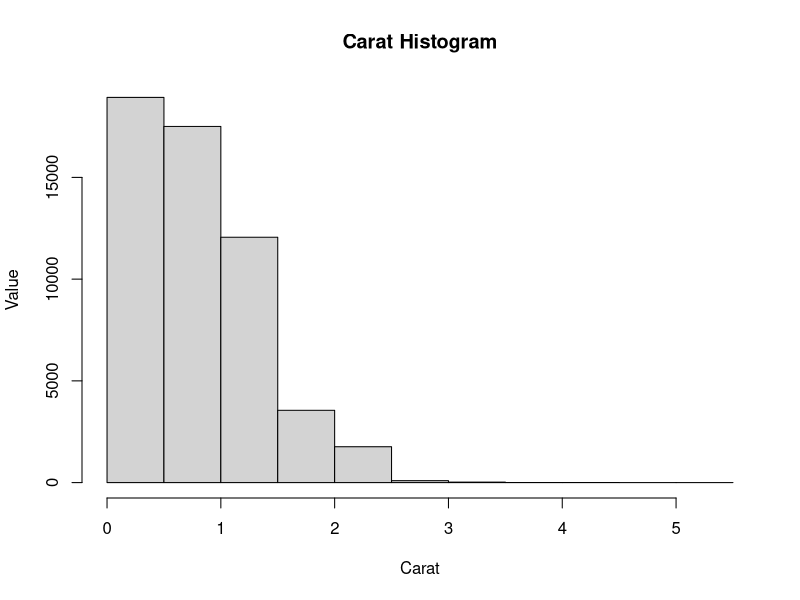
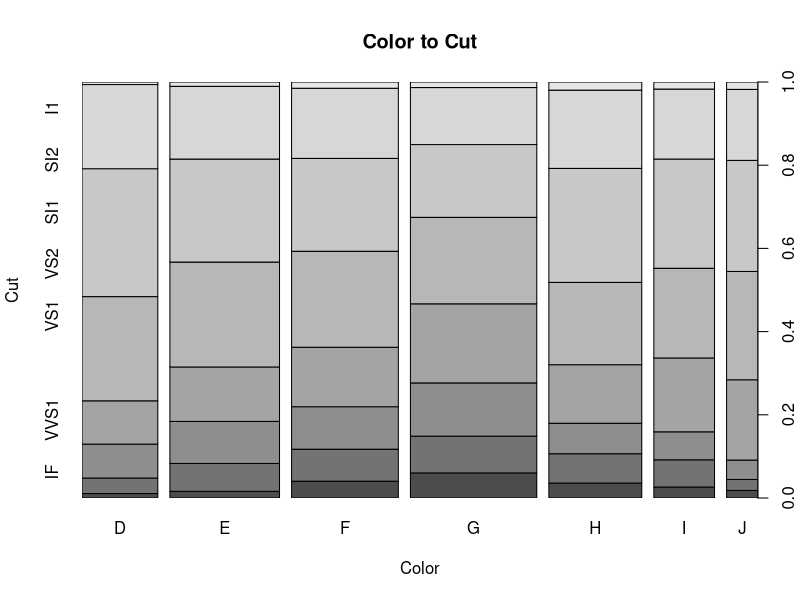
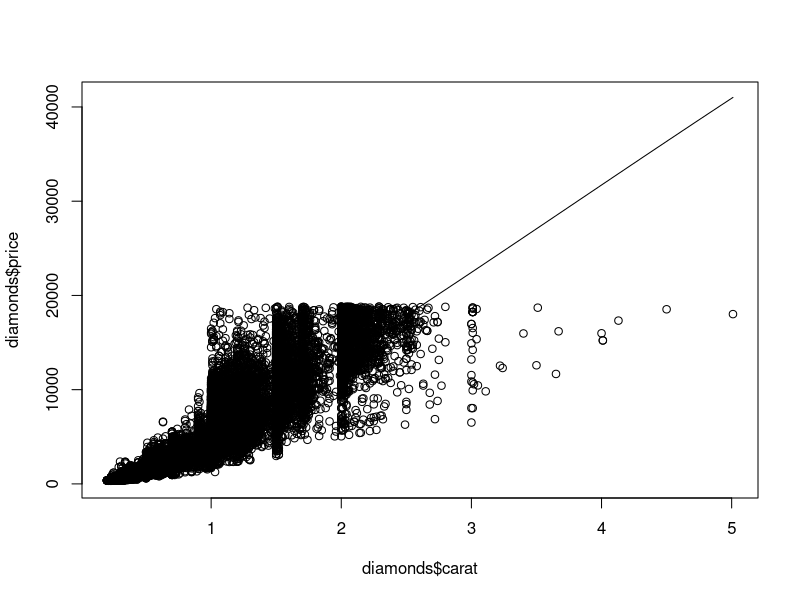
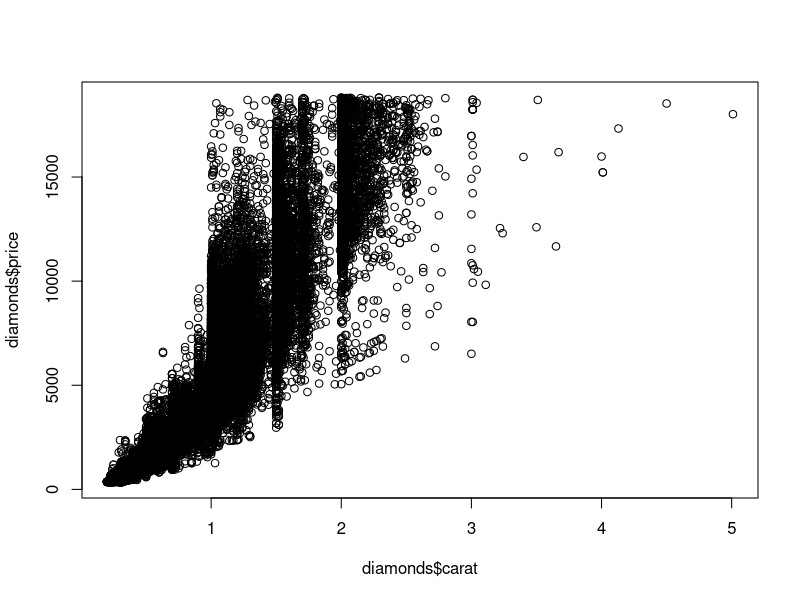
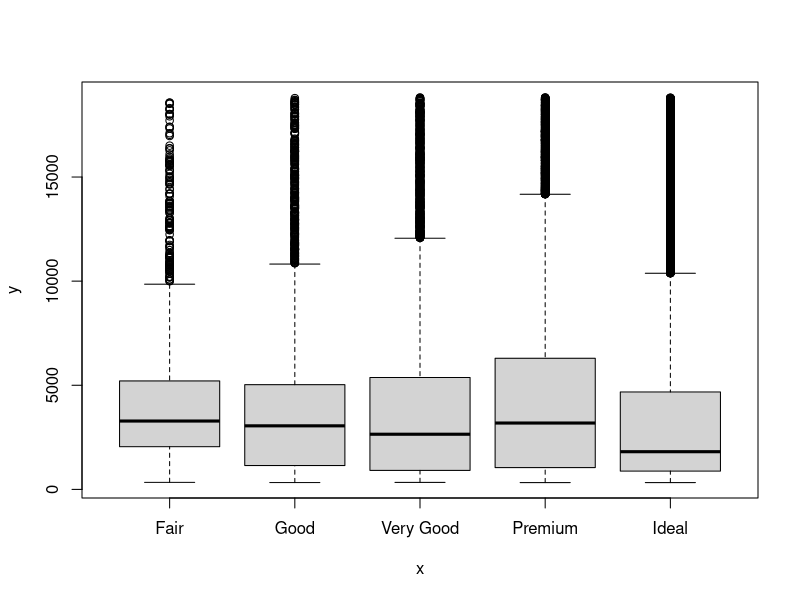
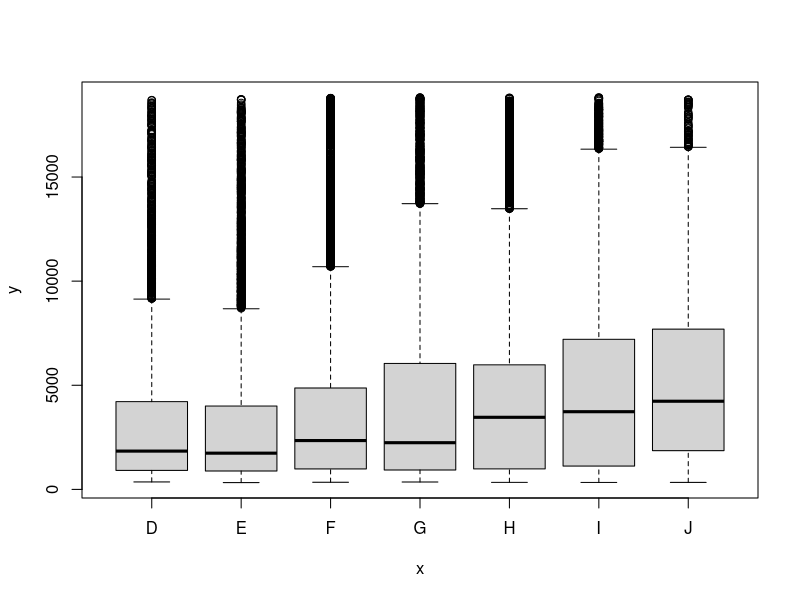
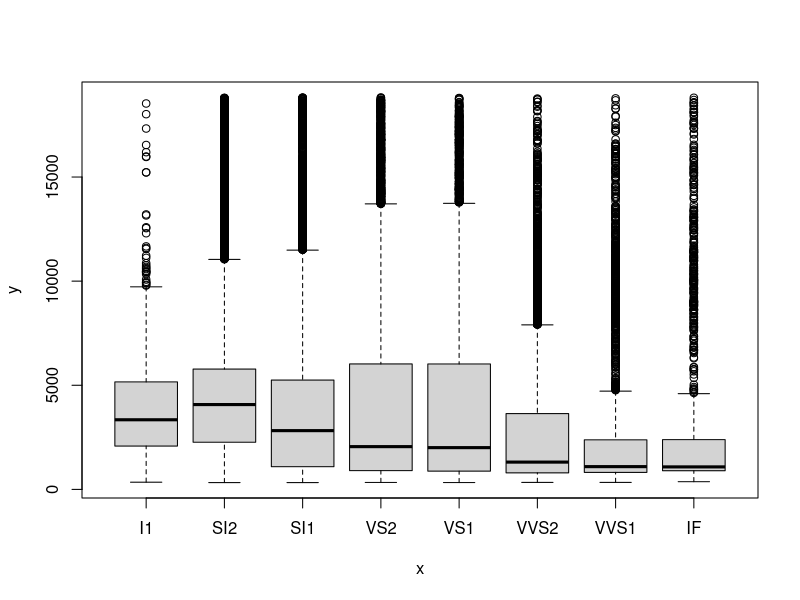
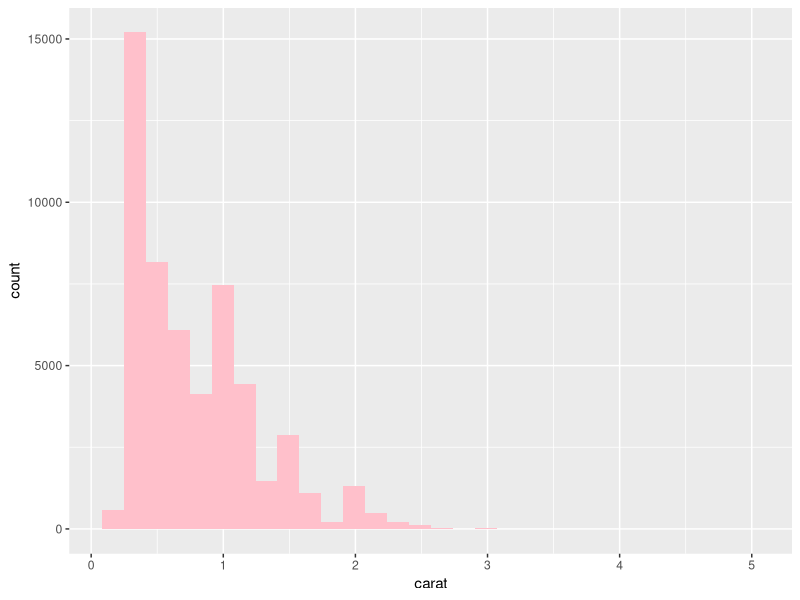

R code for these plots, in order:
# ggplot2
## Get ggplot2
library(ggplot2)
# Statistical Graphs with Diamonds Dataset in ggplot2
head(diamonds)
summary(diamonds)
dim(diamonds)

# Standard Plots
hist(diamonds$carat,main = "Carat Histogram",xlab = "Carat",ylab = "Value")
plot(diamonds$color,diamonds$clarity, main="Color to Cut", xlab="Color",ylab="Cut")
scatter.smooth(diamonds$carat,diamonds$price) # Scatter w/ Best Fit Line
plot(diamonds$carat,diamonds$price)
plot(diamonds$cut,diamonds$price)
plot(diamonds$color,diamonds$price)
plot(diamonds$clarity,diamonds$price)

## Plots with ggplot2
ggplot(data = diamonds)+geom_histogram(aes(carat),fill="pink") # Histogram of Carats
ggplot(data = diamonds)+geom_density(aes(carat),fill="blue") # Density Plot of Carats
g=ggplot(diamonds,aes(x=carat,y=price)) # Background Only with x and y 
ggplot(diamonds,aes(x=carat,y=price))+geom_point()
## Scatter Plots
g+geom_point(aes(color=color)) # Scatter Plot x=carat y=price col=color
g+geom_point(aes(color=color))+facet_wrap(~color)
g+geom_point(aes(color=cut)) # Scatter Plot x=carat y=price col=cut
g+geom_point(aes(color=cut))+facet_wrap(~cut)
g+geom_point(aes(color=clarity)) # Scatter Plot x=carat y=price col=clarity
g+geom_point(aes(color=clarity))+facet_wrap(~clarity)
g+geom_point(aes(color=clarity))+facet_wrap(cut~clarity)
## Histogram 
ggplot(diamonds,aes(x=carat))+geom_histogram()
ggplot(diamonds,aes(x=carat))+geom_histogram()+facet_wrap(~clarity)
ggplot(diamonds,aes(x=carat))+geom_histogram()+facet_wrap(cut~clarity)
## Box Plots
ggplot(diamonds,aes(y=carat,x=cut))+geom_boxplot()
## Violin Plot
ggplot(diamonds,aes(y=carat,x=cut))+geom_violin()
ggplot(diamonds,aes(y=carat,x=cut))+geom_violin()+geom_point()
## Line Graph w/ economics dataset
head(economics)
summary(economics)
dim(economics)
ggplot(economics,aes(x=date,y=unemploy))+geom_line() # Unemployment Rate
